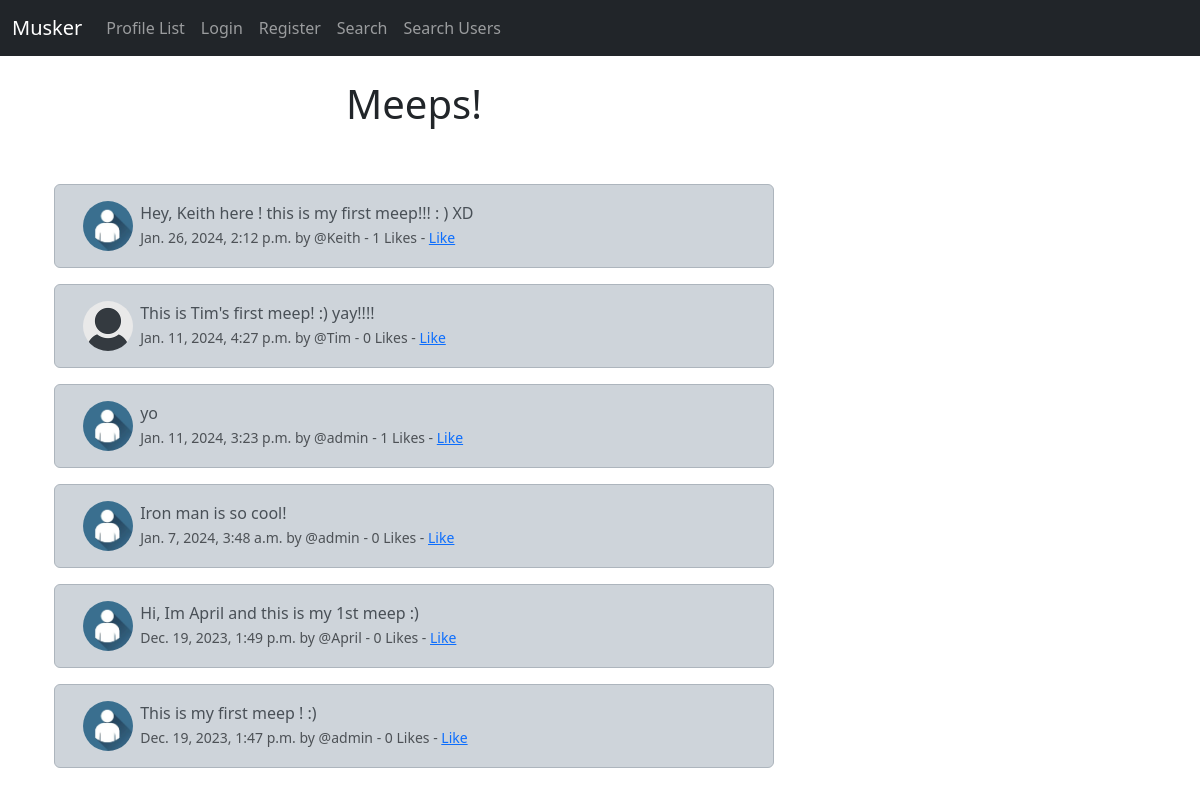
Before: / with the older database file.
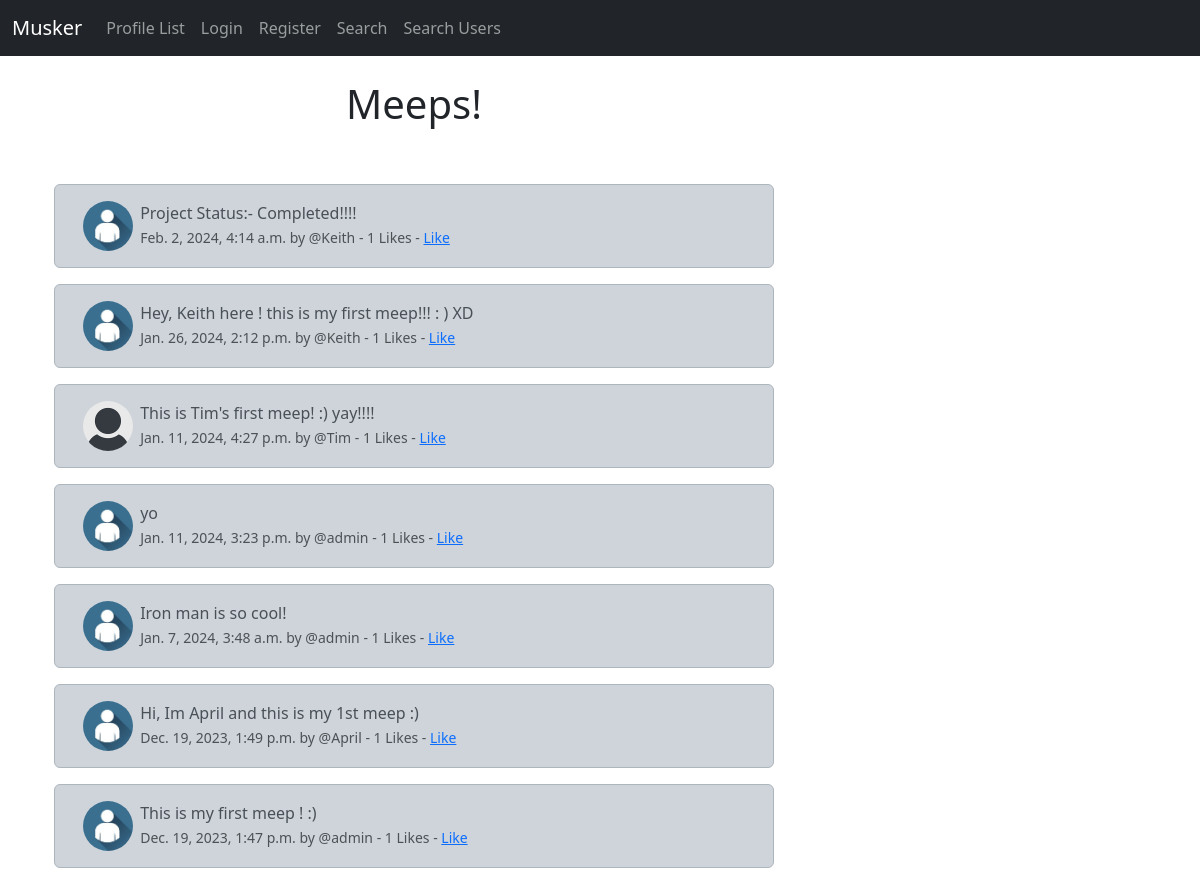
After: the same page with the newer database file.
### musker/models.py (models this page shows, shortened)
class Meep(models.Model):
    user = models.ForeignKey(User, related_name="meeps", on_delete=models.DO_NOTHING)
    body = models.CharField(max_length=500)
    created_at = models.DateTimeField(auto_now_add=True)
    likes = models.ManyToManyField(User, related_name="meep_like", blank=True)
    def number_of_likes(self):
        return self.likes.count()

class Profile(models.Model):
    user = models.OneToOneField(User, on_delete=models.CASCADE)
    follows = models.ManyToManyField('self', related_name='followed_by', symmetrical=False, blank=True)
    date_modified = models.DateTimeField(User, auto_now=True)
    profile_image = models.ImageField(null = True, blank = True, upload_to='images/')
    profile_bio = models.CharField(null=True, blank=True, max_length=500)
    homepage_link = models.CharField(null=True, blank=True, max_length=100)
    facebook_link = models.CharField(null=True, blank=True, max_length=100)
    instagram_link = models.CharField(null=True, blank=True, max_length=100)
    linkedin_link = models.CharField(null=True, blank=True, max_length=100)

### musker/views.py (the view)
# urls.py: path('', views.home, name="home"),
def home(request):
    if request.user.is_authenticated:
        form = MeepForm(request.POST or None)
        if request.method == "POST":
            if form.is_valid():
                meep = form.save(commit=False)
                meep.user = request.user
                meep.save()
                messages.success(request, 'Meep posted!')
                return redirect('home')
        meeps = Meep.objects.all().order_by("-created_at")
        return render(request, 'home.html', {'meeps': meeps, "form":form})
    else:
        meeps = Meep.objects.all().order_by("-created_at")
        return render(request, 'home.html', {'meeps': meeps})

### musker/templates/home.html (shortened to what this page needs)
{% extends 'base.html' %}
{% load static %}
{% block content %}
    <div class="container">
        <div class="row">
            <div class="col-8">
    <h1 class="text-center">Meeps!</h1>
    <br/><br/>
    {% for meep in meeps %}
        <div class="alert alert-dark" role="alert">
            <div class="container">
                <div class="row">
                    <div class="col-1">
                        {% if meep.user.profile.profile_image %}
                        <img src="{{ meep.user.profile.profile_image.url }}" width=50 height=50 class="rounded-circle" alt="{{ profile.user.username }}">
                      {% else %}
                        <img src="{% static 'images/default_profile_pic.png' %}" width=50 height=50 class="rounded-circle" alt="Profile Image">
                      {% endif %}
                    </div>
                    <div class="col-11">
                        {{ meep.body }}<br/>
                        <small class="text-muted">
                            {{ meep.created_at }} by @{{ meep.user.username}}
                            - {{ meep.number_of_likes }} Likes -
                            {% if user in meep.likes.all %}
                                <a href="{% url 'meep_like' meep.id %}">Unlike</a>
                            {% else %}
                                <a href="{% url 'meep_like' meep.id %}">Like</a>
                            {% endif %}
                        </small>
                    </div>
                <br/><br/>
                </div>
            </div>
        </div>
    {% endfor %}
</div>
<div class="col-4">
        <br/><br/><br/><br/>
</div>
{% endblock %}

Changed rows visible on the page:
added Meep: user.profile.profile_image (picture), body "Project Status:- Completed!!!!", created_at "Feb. 2, 2024, 4:14 a.m.", user.username "Keith", number_of_likes "1", shows "Like"
computed for Meep "This is Tim's first meep! :) yay!!!!": number_of_likes "0" → "1"
computed for Meep "Iron man is so cool!": number_of_likes "0" → "1"
computed for Meep "Hi, Im April and this is my 1st meep :)": number_of_likes "0" → "1"
computed for Meep "This is my first meep ! :)": number_of_likes "0" → "1"
